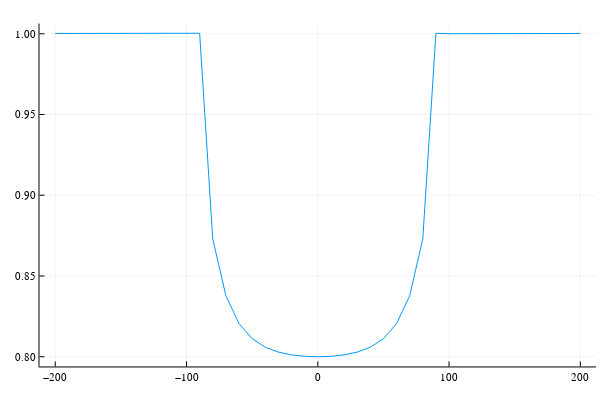

Here is the notebook cell this chart was saved with:
### Code cell
plot(xA,imagenH[ind0,:],label="")

### Figure 1 — Plotly figure (JSON) as saved in the notebook; plotly's stock layout.template omitted (floating-point values rounded to 4 significant figures)
{"data": [{"colorbar": {"len": 0.9525, "title": {"text": ""}, "x": 0.9934, "y": 0.5139}, "legendgroup": "", "line": {"color": "rgba(0, 154, 250, 1.000)", "dash": "solid", "shape": "linear", "width": 1}, "mode": "lines", "name": "", "showlegend": false, "type": "scatter", "x": [-200, -190, -180, -170, -160, -150, -140, -130, -120, -110, -100, -90, -80, -70, -60, -50, -40, -30, -20, -10, 0, 10, 20, 30, 40, 50, 60, 70, 80, 90, 100, 110, 120, 130, 140, 150, 160, 170, 180, 190, 200], "xaxis": "x", "y": [1.0, 1.0, 1.0, 1.0, 1.0, 1.0, 1.0, 1.0, 1.0, 1.0, 1.0, 1.0, 0.8729, 0.8377, 0.8205, 0.8112, 0.8059, 0.8028, 0.8011, 0.8002, 0.8, 0.8002, 0.8011, 0.8028, 0.8059, 0.8112, 0.8205, 0.8377, 0.8729, 1.0, 1.0, 1.0, 1.0, 1.0, 1.0, 1.0, 1.0, 1.0, 1.0, 1.0, 1.0], "yaxis": "y"}], "layout": {"annotations": [], "height": 400, "legend": {"bgcolor": "rgba(255, 255, 255, 1.000)", "bordercolor": "rgba(0, 0, 0, 1)", "borderwidth": 1, "font": {"color": "rgba(0, 0, 0, 1)", "family": "sans-serif", "size": 11}, "title": {"font": {"color": "rgba(0, 0, 0, 1)", "family": "sans-serif", "size": 15}, "text": ""}, "tracegroupgap": 0, "traceorder": "normal", "x": 1, "xanchor": "auto", "y": 1, "yanchor": "auto"}, "margin": {"b": 20, "l": 0, "r": 0, "t": 20}, "paper_bgcolor": "rgba(255, 255, 255, 1.000)", "plot_bgcolor": "rgba(255, 255, 255, 1.000)", "showlegend": true, "width": 600, "xaxis": {"anchor": "y", "domain": [0.06582, 0.9934], "gridcolor": "rgba(0, 0, 0, 0.1)", "gridwidth": 0.5, "linecolor": "rgba(0, 0, 0, 1)", "mirror": false, "range": [-212, 212], "showgrid": true, "showline": true, "showticklabels": true, "tickangle": 0, "tickcolor": "rgb(0, 0, 0)", "tickfont": {"color": "rgba(0, 0, 0, 1)", "family": "sans-serif", "size": 11}, "tickmode": "array", "ticks": "inside", "ticktext": ["−200", "−100", "0", "100", "200"], "tickvals": [-200, -100, 0, 100, 200], "title": {"font": {"color": "rgba(0, 0, 0, 1)", "family": "sans-serif", "size": 15}, "text": ""}, "type": "linear", "visible": true, "zeroline": false, "zerolinecolor": "rgba(0, 0, 0, 1)"}, "yaxis": {"anchor": "x", "domain": [0.03762, 0.9902], "gridcolor": "rgba(0, 0, 0, 0.1)", "gridwidth": 0.5, "linecolor": "rgba(0, 0, 0, 1)", "mirror": false, "range": [0.794, 1.006], "showgrid": true, "showline": true, "showticklabels": true, "tickangle": 0, "tickcolor": "rgb(0, 0, 0)", "tickfont": {"color": "rgba(0, 0, 0, 1)", "family": "sans-serif", "size": 11}, "tickmode": "array", "ticks": "inside", "ticktext": ["0.80", "0.85", "0.90", "0.95", "1.00"], "tickvals": [0.8, 0.85, 0.9, 0.95, 1.0], "title": {"font": {"color": "rgba(0, 0, 0, 1)", "family": "sans-serif", "size": 15}, "text": ""}, "type": "linear", "visible": true, "zeroline": false, "zerolinecolor": "rgba(0, 0, 0, 1)"}}}
